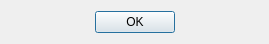
<?xml version="1.0" encoding="UTF-8"?>
<ui version="4.0">
 <class>CreatedContact</class>
 <widget class="QDialog" name="CreatedContact">
  <property name="geometry">
   <rect>
    <x>0</x>
    <y>0</y>
    <width>269</width>
    <height>42</height>
   </rect>
  </property>
  <property name="windowTitle">
   <string>Created New Contact</string>
  </property>
  <layout class="QVBoxLayout" name="verticalLayout">
   <item>
    <widget class="QDialogButtonBox" name="buttonBox">
     <property name="orientation">
      <enum>Qt::Horizontal</enum>
     </property>
     <property name="standardButtons">
      <set>QDialogButtonBox::Ok</set>
     </property>
     <property name="centerButtons">
      <bool>true</bool>
     </property>
    </widget>
   </item>
  </layout>
 </widget>
 <resources/>
 <connections>
  <connection>
   <sender>buttonBox</sender>
   <signal>accepted()</signal>
   <receiver>CreatedContact</receiver>
   <slot>accept()</slot>
   <hints>
    <hint type="sourcelabel">
     <x>248</x>
     <y>254</y>
    </hint>
    <hint type="destinationlabel">
     <x>157</x>
     <y>274</y>
    </hint>
   </hints>
  </connection>
  <connection>
   <sender>buttonBox</sender>
   <signal>rejected()</signal>
   <receiver>CreatedContact</receiver>
   <slot>reject()</slot>
   <hints>
    <hint type="sourcelabel">
     <x>316</x>
     <y>260</y>
    </hint>
    <hint type="destinationlabel">
     <x>286</x>
     <y>274</y>
    </hint>
   </hints>
  </connection>
 </connections>
</ui>
